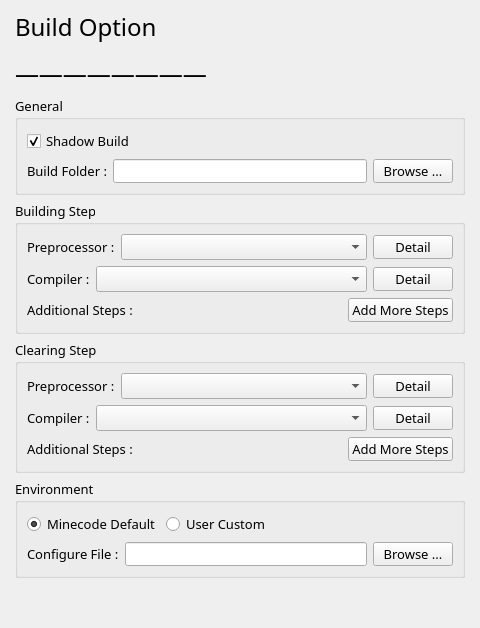
           <widget class="QWidget" name="stackedWidget_Project_ProjectOption_BuildOption">
            <property name="styleSheet">
             <string notr="true"/>
            </property>
            <layout class="QVBoxLayout" name="verticalLayout_9">
             <property name="leftMargin">
              <number>15</number>
             </property>
             <property name="topMargin">
              <number>10</number>
             </property>
             <property name="rightMargin">
              <number>15</number>
             </property>
             <property name="bottomMargin">
              <number>10</number>
             </property>
             <item>
              <widget class="QLabel" name="label_2">
               <property name="font">
                <font>
                 <family>方正黑体简体</family>
                 <pointsize>10</pointsize>
                </font>
               </property>
               <property name="text">
                <string>&lt;html&gt;&lt;head/&gt;&lt;body&gt;&lt;p&gt;&lt;span style=&quot; font-size:18pt;&quot;&gt;Build Option&lt;/span&gt;&lt;/p&gt;&lt;p&gt;&lt;span style=&quot; font-size:18pt;&quot;&gt;————————&lt;/span&gt;&lt;/p&gt;&lt;/body&gt;&lt;/html&gt;</string>
               </property>
               <property name="margin">
                <number>10</number>
               </property>
              </widget>
             </item>
             <item>
              <widget class="QGroupBox" name="groupBox">
               <property name="font">
                <font>
                 <family>方正黑体简体</family>
                 <pointsize>10</pointsize>
                </font>
               </property>
               <property name="title">
                <string>General</string>
               </property>
               <layout class="QVBoxLayout" name="verticalLayout_10">
                <item>
                 <widget class="QCheckBox" name="checkBox">
                  <property name="font">
                   <font>
                    <family>方正黑体简体</family>
                    <pointsize>10</pointsize>
                   </font>
                  </property>
                  <property name="text">
                   <string>Shadow Build</string>
                  </property>
                  <property name="checked">
                   <bool>true</bool>
                  </property>
                 </widget>
                </item>
                <item>
                 <layout class="QHBoxLayout" name="horizontalLayout_7">
                  <item>
                   <widget class="QLabel" name="label_8">
                    <property name="sizePolicy">
                     <sizepolicy hsizetype="Preferred" vsizetype="Preferred">
                      <horstretch>0</horstretch>
                      <verstretch>0</verstretch>
                     </sizepolicy>
                    </property>
                    <property name="font">
                     <font>
                      <family>方正黑体简体</family>
                      <pointsize>10</pointsize>
                     </font>
                    </property>
                    <property name="text">
                     <string>Build Folder :</string>
                    </property>
                   </widget>
                  </item>
                  <item>
                   <widget class="QLineEdit" name="lineEdit_2">
                    <property name="minimumSize">
                     <size>
                      <width>242</width>
                      <height>24</height>
                     </size>
                    </property>
                    <property name="font">
                     <font>
                      <family>方正黑体简体</family>
                      <pointsize>10</pointsize>
                     </font>
                    </property>
                    <property name="text">
                     <string/>
                    </property>
                   </widget>
                  </item>
                  <item>
                   <widget class="QPushButton" name="pushButton_UIFont_BrowseFile">
                    <property name="enabled">
                     <bool>true</bool>
                    </property>
                    <property name="sizePolicy">
                     <sizepolicy hsizetype="Fixed" vsizetype="Preferred">
                      <horstretch>0</horstretch>
                      <verstretch>0</verstretch>
                     </sizepolicy>
                    </property>
                    <property name="minimumSize">
                     <size>
                      <width>0</width>
                      <height>24</height>
                     </size>
                    </property>
                    <property name="maximumSize">
                     <size>
                      <width>16777215</width>
                      <height>24</height>
                     </size>
                    </property>
                    <property name="font">
                     <font>
                      <family>方正黑体简体</family>
                     </font>
                    </property>
                    <property name="text">
                     <string>Browse ...</string>
                    </property>
                    <property name="autoDefault">
                     <bool>false</bool>
                    </property>
                    <property name="flat">
                     <bool>false</bool>
                    </property>
                   </widget>
                  </item>
                 </layout>
                </item>
               </layout>
              </widget>
             </item>
             <item>
              <widget class="QGroupBox" name="groupBox_2">
               <property name="font">
                <font>
                 <family>方正黑体简体</family>
                 <pointsize>10</pointsize>
                </font>
               </property>
               <property name="title">
                <string>Building Step</string>
               </property>
               <layout class="QVBoxLayout" name="verticalLayout_11">
                <item>
                 <layout class="QHBoxLayout" name="horizontalLayout_8">
                  <item>
                   <widget class="QLabel" name="label_10">
                    <property name="sizePolicy">
                     <sizepolicy hsizetype="Fixed" vsizetype="Preferred">
                      <horstretch>0</horstretch>
                      <verstretch>0</verstretch>
                     </sizepolicy>
                    </property>
                    <property name="font">
                     <font>
                      <family>方正黑体简体</family>
                      <pointsize>10</pointsize>
                     </font>
                    </property>
                    <property name="text">
                     <string>Preprocessor :</string>
                    </property>
                   </widget>
                  </item>
                  <item>
                   <widget class="QComboBox" name="comboBox_2"/>
                  </item>
                  <item>
                   <widget class="QPushButton" name="pushButton_UIFont_BrowseFile_2">
                    <property name="enabled">
                     <bool>true</bool>
                    </property>
                    <property name="sizePolicy">
                     <sizepolicy hsizetype="Fixed" vsizetype="Preferred">
                      <horstretch>0</horstretch>
                      <verstretch>0</verstretch>
                     </sizepolicy>
                    </property>
                    <property name="minimumSize">
                     <size>
                      <width>0</width>
                      <height>24</height>
                     </size>
                    </property>
                    <property name="maximumSize">
                     <size>
                      <width>16777215</width>
                      <height>24</height>
                     </size>
                    </property>
                    <property name="font">
                     <font>
                      <family>方正黑体简体</family>
                     </font>
                    </property>
                    <property name="text">
                     <string>Detail</string>
                    </property>
                    <property name="autoDefault">
                     <bool>false</bool>
                    </property>
                    <property name="flat">
                     <bool>false</bool>
                    </property>
                   </widget>
                  </item>
                 </layout>
                </item>
                <item>
                 <layout class="QHBoxLayout" name="horizontalLayout_9">
                  <item>
                   <widget class="QLabel" name="label_11">
                    <property name="sizePolicy">
                     <sizepolicy hsizetype="Fixed" vsizetype="Preferred">
                      <horstretch>0</horstretch>
                      <verstretch>0</verstretch>
                     </sizepolicy>
                    </property>
                    <property name="font">
                     <font>
                      <family>方正黑体简体</family>
                      <pointsize>10</pointsize>
                     </font>
                    </property>
                    <property name="text">
                     <string>Compiler :</string>
                    </property>
                   </widget>
                  </item>
                  <item>
                   <widget class="QComboBox" name="comboBox_3"/>
                  </item>
                  <item>
                   <widget class="QPushButton" name="pushButton_UIFont_BrowseFile_3">
                    <property name="enabled">
                     <bool>true</bool>
                    </property>
                    <property name="sizePolicy">
                     <sizepolicy hsizetype="Fixed" vsizetype="Preferred">
                      <horstretch>0</horstretch>
                      <verstretch>0</verstretch>
                     </sizepolicy>
                    </property>
                    <property name="minimumSize">
                     <size>
                      <width>0</width>
                      <height>24</height>
                     </size>
                    </property>
                    <property name="maximumSize">
                     <size>
                      <width>16777215</width>
                      <height>24</height>
                     </size>
                    </property>
                    <property name="font">
                     <font>
                      <family>方正黑体简体</family>
                     </font>
                    </property>
                    <property name="text">
                     <string>Detail</string>
                    </property>
                    <property name="autoDefault">
                     <bool>false</bool>
                    </property>
                    <property name="flat">
                     <bool>false</bool>
                    </property>
                   </widget>
                  </item>
                 </layout>
                </item>
                <item>
                 <layout class="QHBoxLayout" name="horizontalLayout_15">
                  <item>
                   <widget class="QLabel" name="label_15">
                    <property name="sizePolicy">
                     <sizepolicy hsizetype="Fixed" vsizetype="Preferred">
                      <horstretch>0</horstretch>
                      <verstretch>0</verstretch>
                     </sizepolicy>
                    </property>
                    <property name="font">
                     <font>
                      <family>方正黑体简体</family>
                      <pointsize>10</pointsize>
                     </font>
                    </property>
                    <property name="text">
                     <string>Additional Steps :</string>
                    </property>
                   </widget>
                  </item>
                  <item>
                   <spacer name="horizontalSpacer_3">
                    <property name="orientation">
                     <enum>Qt::Horizontal</enum>
                    </property>
                    <property name="sizeHint" stdset="0">
                     <size>
                      <width>40</width>
                      <height>20</height>
                     </size>
                    </property>
                   </spacer>
                  </item>
                  <item>
                   <widget class="QPushButton" name="pushButton_UIFont_BrowseFile_4">
                    <property name="enabled">
                     <bool>true</bool>
                    </property>
                    <property name="sizePolicy">
                     <sizepolicy hsizetype="Minimum" vsizetype="Preferred">
                      <horstretch>0</horstretch>
                      <verstretch>0</verstretch>
                     </sizepolicy>
                    </property>
                    <property name="minimumSize">
                     <size>
                      <width>0</width>
                      <height>24</height>
                     </size>
                    </property>
                    <property name="maximumSize">
                     <size>
                      <width>16777215</width>
                      <height>24</height>
                     </size>
                    </property>
                    <property name="font">
                     <font>
                      <family>方正黑体简体</family>
                     </font>
                    </property>
                    <property name="text">
                     <string>Add More Steps</string>
                    </property>
                    <property name="autoDefault">
                     <bool>false</bool>
                    </property>
                    <property name="flat">
                     <bool>false</bool>
                    </property>
                   </widget>
                  </item>
                 </layout>
                </item>
               </layout>
              </widget>
             </item>
             <item>
              <widget class="QGroupBox" name="groupBox_3">
               <property name="font">
                <font>
                 <family>方正黑体简体</family>
                 <pointsize>10</pointsize>
                </font>
               </property>
               <property name="title">
                <string>Clearing Step</string>
               </property>
               <layout class="QVBoxLayout" name="verticalLayout_12">
                <item>
                 <layout class="QHBoxLayout" name="horizontalLayout_10">
                  <item>
                   <widget class="QLabel" name="label_12">
                    <property name="sizePolicy">
                     <sizepolicy hsizetype="Fixed" vsizetype="Preferred">
                      <horstretch>0</horstretch>
                      <verstretch>0</verstretch>
                     </sizepolicy>
                    </property>
                    <property name="font">
                     <font>
                      <family>方正黑体简体</family>
                      <pointsize>10</pointsize>
                     </font>
                    </property>
                    <property name="text">
                     <string>Preprocessor :</string>
                    </property>
                   </widget>
                  </item>
                  <item>
                   <widget class="QComboBox" name="comboBox_4"/>
                  </item>
                  <item>
                   <widget class="QPushButton" name="pushButton_UIFont_BrowseFile_5">
                    <property name="enabled">
                     <bool>true</bool>
                    </property>
                    <property name="sizePolicy">
                     <sizepolicy hsizetype="Fixed" vsizetype="Preferred">
                      <horstretch>0</horstretch>
                      <verstretch>0</verstretch>
                     </sizepolicy>
                    </property>
                    <property name="minimumSize">
                     <size>
                      <width>0</width>
                      <height>24</height>
                     </size>
                    </property>
                    <property name="maximumSize">
                     <size>
                      <width>16777215</width>
                      <height>24</height>
                     </size>
                    </property>
                    <property name="font">
                     <font>
                      <family>方正黑体简体</family>
                     </font>
                    </property>
                    <property name="text">
                     <string>Detail</string>
                    </property>
                    <property name="autoDefault">
                     <bool>false</bool>
                    </property>
                    <property name="flat">
                     <bool>false</bool>
                    </property>
                   </widget>
                  </item>
                 </layout>
                </item>
                <item>
                 <layout class="QHBoxLayout" name="horizontalLayout_11">
                  <item>
                   <widget class="QLabel" name="label_13">
                    <property name="sizePolicy">
                     <sizepolicy hsizetype="Fixed" vsizetype="Preferred">
                      <horstretch>0</horstretch>
                      <verstretch>0</verstretch>
                     </sizepolicy>
                    </property>
                    <property name="font">
                     <font>
                      <family>方正黑体简体</family>
                      <pointsize>10</pointsize>
                     </font>
                    </property>
                    <property name="text">
                     <string>Compiler :</string>
                    </property>
                   </widget>
                  </item>
                  <item>
                   <widget class="QComboBox" name="comboBox_5"/>
                  </item>
                  <item>
                   <widget class="QPushButton" name="pushButton_UIFont_BrowseFile_6">
                    <property name="enabled">
                     <bool>true</bool>
                    </property>
                    <property name="sizePolicy">
                     <sizepolicy hsizetype="Fixed" vsizetype="Preferred">
                      <horstretch>0</horstretch>
                      <verstretch>0</verstretch>
                     </sizepolicy>
                    </property>
                    <property name="minimumSize">
                     <size>
                      <width>0</width>
                      <height>24</height>
                     </size>
                    </property>
                    <property name="maximumSize">
                     <size>
                      <width>16777215</width>
                      <height>24</height>
                     </size>
                    </property>
                    <property name="font">
                     <font>
                      <family>方正黑体简体</family>
                     </font>
                    </property>
                    <property name="text">
                     <string>Detail</string>
                    </property>
                    <property name="autoDefault">
                     <bool>false</bool>
                    </property>
                    <property name="flat">
                     <bool>false</bool>
                    </property>
                   </widget>
                  </item>
                 </layout>
                </item>
                <item>
                 <layout class="QHBoxLayout" name="horizontalLayout_16">
                  <item>
                   <widget class="QLabel" name="label_16">
                    <property name="sizePolicy">
                     <sizepolicy hsizetype="Fixed" vsizetype="Preferred">
                      <horstretch>0</horstretch>
                      <verstretch>0</verstretch>
                     </sizepolicy>
                    </property>
                    <property name="font">
                     <font>
                      <family>方正黑体简体</family>
                      <pointsize>10</pointsize>
                     </font>
                    </property>
                    <property name="text">
                     <string>Additional Steps :</string>
                    </property>
                   </widget>
                  </item>
                  <item>
                   <spacer name="horizontalSpacer_2">
                    <property name="orientation">
                     <enum>Qt::Horizontal</enum>
                    </property>
                    <property name="sizeHint" stdset="0">
                     <size>
                      <width>40</width>
                      <height>20</height>
                     </size>
                    </property>
                   </spacer>
                  </item>
                  <item>
                   <widget class="QPushButton" name="pushButton_UIFont_BrowseFile_9">
                    <property name="enabled">
                     <bool>true</bool>
                    </property>
                    <property name="sizePolicy">
                     <sizepolicy hsizetype="Minimum" vsizetype="Preferred">
                      <horstretch>0</horstretch>
                      <verstretch>0</verstretch>
                     </sizepolicy>
                    </property>
                    <property name="minimumSize">
                     <size>
                      <width>0</width>
                      <height>24</height>
                     </size>
                    </property>
                    <property name="maximumSize">
                     <size>
                      <width>16777215</width>
                      <height>24</height>
                     </size>
                    </property>
                    <property name="font">
                     <font>
                      <family>方正黑体简体</family>
                     </font>
                    </property>
                    <property name="text">
                     <string>Add More Steps</string>
                    </property>
                    <property name="autoDefault">
                     <bool>false</bool>
                    </property>
                    <property name="flat">
                     <bool>false</bool>
                    </property>
                   </widget>
                  </item>
                 </layout>
                </item>
               </layout>
              </widget>
             </item>
             <item>
              <widget class="QGroupBox" name="groupBox_4">
               <property name="font">
                <font>
                 <family>方正黑体简体</family>
                 <pointsize>10</pointsize>
                </font>
               </property>
               <property name="title">
                <string>Environment</string>
               </property>
               <layout class="QVBoxLayout" name="verticalLayout_13">
                <item>
                 <layout class="QHBoxLayout" name="horizontalLayout_13">
                  <item>
                   <widget class="QRadioButton" name="radioButton">
                    <property name="font">
                     <font>
                      <family>方正黑体简体</family>
                      <pointsize>10</pointsize>
                     </font>
                    </property>
                    <property name="text">
                     <string>Minecode Default</string>
                    </property>
                    <property name="checked">
                     <bool>true</bool>
                    </property>
                   </widget>
                  </item>
                  <item>
                   <widget class="QRadioButton" name="radioButton_2">
                    <property name="font">
                     <font>
                      <family>方正黑体简体</family>
                      <pointsize>10</pointsize>
                     </font>
                    </property>
                    <property name="text">
                     <string>User Custom</string>
                    </property>
                   </widget>
                  </item>
                  <item>
                   <spacer name="horizontalSpacer">
                    <property name="orientation">
                     <enum>Qt::Horizontal</enum>
                    </property>
                    <property name="sizeHint" stdset="0">
                     <size>
                      <width>40</width>
                      <height>20</height>
                     </size>
                    </property>
                   </spacer>
                  </item>
                 </layout>
                </item>
                <item>
                 <layout class="QHBoxLayout" name="horizontalLayout_12">
                  <item>
                   <widget class="QLabel" name="label_14">
                    <property name="sizePolicy">
                     <sizepolicy hsizetype="Preferred" vsizetype="Preferred">
                      <horstretch>0</horstretch>
                      <verstretch>0</verstretch>
                     </sizepolicy>
                    </property>
                    <property name="font">
                     <font>
                      <family>方正黑体简体</family>
                      <pointsize>10</pointsize>
                     </font>
                    </property>
                    <property name="text">
                     <string>Configure File :</string>
                    </property>
                   </widget>
                  </item>
                  <item>
                   <widget class="QLineEdit" name="lineEdit_3">
                    <property name="minimumSize">
                     <size>
                      <width>242</width>
                      <height>24</height>
                     </size>
                    </property>
                    <property name="font">
                     <font>
                      <family>方正黑体简体</family>
                      <pointsize>10</pointsize>
                     </font>
                    </property>
                    <property name="text">
                     <string/>
                    </property>
                   </widget>
                  </item>
                  <item>
                   <widget class="QPushButton" name="pushButton_UIFont_BrowseFile_8">
                    <property name="enabled">
                     <bool>true</bool>
                    </property>
                    <property name="sizePolicy">
                     <sizepolicy hsizetype="Fixed" vsizetype="Preferred">
                      <horstretch>0</horstretch>
                      <verstretch>0</verstretch>
                     </sizepolicy>
                    </property>
                    <property name="minimumSize">
                     <size>
                      <width>0</width>
                      <height>24</height>
                     </size>
                    </property>
                    <property name="maximumSize">
                     <size>
                      <width>16777215</width>
                      <height>24</height>
                     </size>
                    </property>
                    <property name="font">
                     <font>
                      <family>方正黑体简体</family>
                     </font>
                    </property>
                    <property name="text">
                     <string>Browse ...</string>
                    </property>
                    <property name="autoDefault">
                     <bool>false</bool>
                    </property>
                    <property name="flat">
                     <bool>false</bool>
                    </property>
                   </widget>
                  </item>
                 </layout>
                </item>
               </layout>
              </widget>
             </item>
             <item>
              <spacer name="verticalSpacer_2">
               <property name="orientation">
                <enum>Qt::Vertical</enum>
               </property>
               <property name="sizeHint" stdset="0">
                <size>
                 <width>20</width>
                 <height>40</height>
                </size>
               </property>
              </spacer>
             </item>
            </layout>
           </widget>
